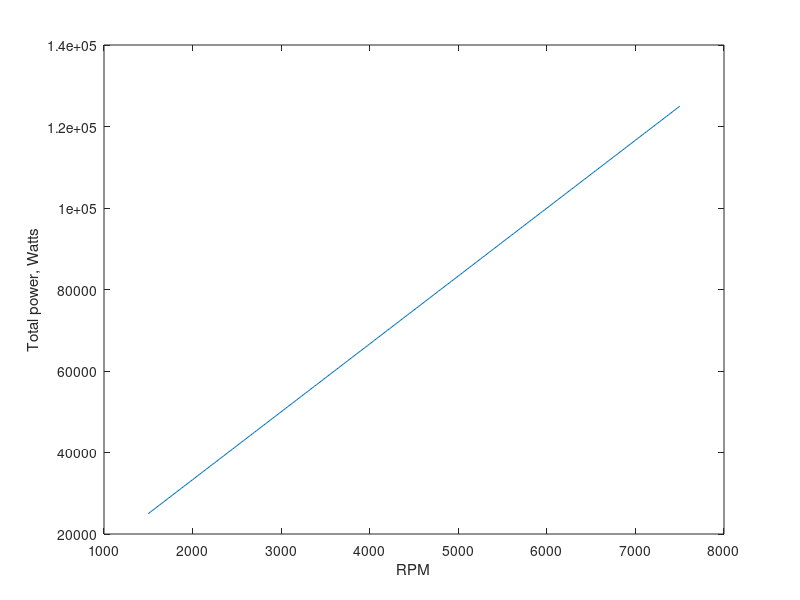
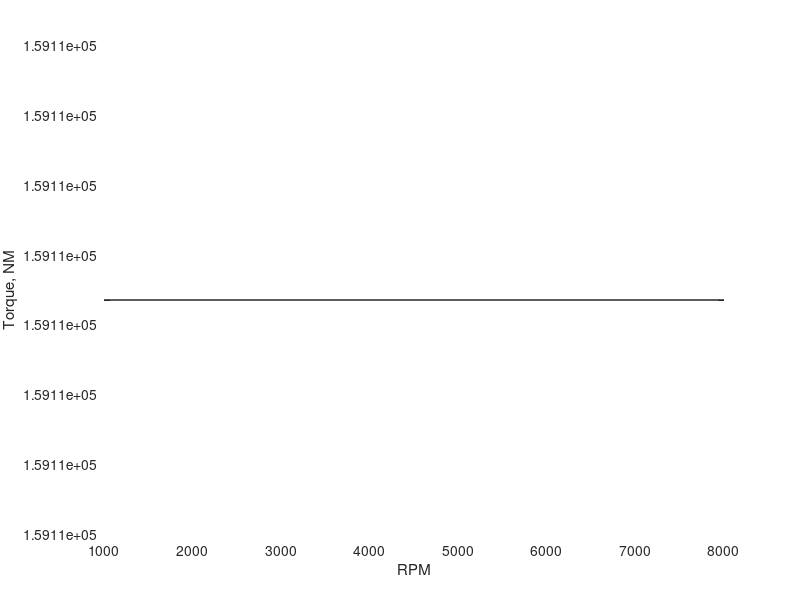
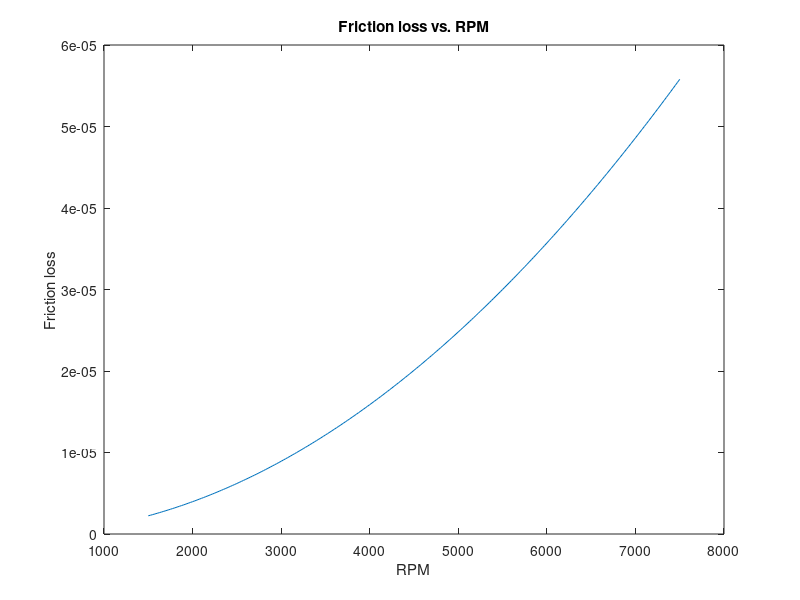

The MATLAB script that drew these images, in order:
%%
clear all
close all
i = 1 

rc = 10
    
% Initial Conditions
p(1) = 101325;%pa
%p(1,i) = p(1)*1000; %pa
T(1) = 294; %k
%(1,i) = 300; %k
gamma = 1.4;
R = 287; %j/kg, gas constant
%rc = 9; % compression ration
Qlhv = 42.7e6; %j/kg
Cp = R*gamma/(gamma-1); 
f = 14.7; % air to fuel ratio

% State 1
rho(1) = p(1)/(R*T(1)); 

% State 2
rho(2) = rho(1) * rc;
p(2) = p(1)* (rho(2)/rho(1))^gamma;
T(2) = p(2)/(rho(2)* R);

% State 3
T(3) = T(2) + .8*Qlhv/(Cp* f); %.8 is thermal efficeny of combustionn
rho(3) = rho(2);
p(3) = rho(3) * R* T(3);

% State 4
rho(4) = rho(1);
p(4) = p(3)* (rho(4)/rho(3))^ (gamma); %this is an estimate, could use refprop to find actual
T(4) = p(4)/(rho(4) * R);
j = 1;
D = .0015
% Work
%m^3
C = 6; % initial guess
Cv = Cp-R;
Ws = Cv*((T(3)-T(2)) - (T(4)-T(1)));
Ma = (D/C)*(rc/(rc-1)) * rho(1);
Wc = Ws*Ma;
Wt = Wc * C; %total work


RPM = 5000
D_cc = 1500

Mf = Ma/f;
Qin = Mf * Qlhv;
S = 2000; %cM/sec
N = RPM/60; %rev/sec
stroke = S/(2 * N) %cM
displacement = D_cc/6;
bore = sqrt(4 * displacement /(pi*stroke))


stroke = .0641
bore = 1.1* stroke 

Vd = ((pi*bore^2*stroke)/4) %meter cubes
V1  = Vd/(1-(1/rc))
Q = Qin /(p(1)*V1)

%Power
N = 5000; % RPM, Max
i = 1
%% Mechanical eff

stroke = stroke / 100
for N = 1500:25:7500
    c = 6 % number of cylinders

   
    Ubar = 2*(stroke) * N/60

    A = pi * bore * stroke/100

    m = .17 % mm
    m = .07/1000 %m

    %u = (8.34* 10^-5) * e^(1474/(temp - 368)
    u = 1.44E-4
    %https://wiki.anton-paar.com/en/engine-oil/
    u = .0119

    t = u * (Ubar / m)
    f = A * t 

    Pf(i) = 1.5 * c * Ubar * f
    
    Power(i) = Wt * N/120;
    P_rate(i) = .8 * Power(i); 
    P_specific(i) = Ws * N/120;
    P_cylinder(i) = P_specific(i) * Ma;
    P_total(i) = P_cylinder(i) * C;
    %p_real(i) = ((P_total(i) - Pf(i))/(P_total(i))) * P_total(i)
    p_real(i) = (P_total(i) - Pf(i))
    P_hp(i) = P_total(i)/745.699872;
    % SFC
    SFC(i) = (C * Ma/f)/(Wt); %kg/kj
    SFC_Converted(i) = SFC(i) * 3.6e9; %g/Kw-hr
    Torque(i) = 9548.8 * P_total(i)/N;
    T_real(i) = 9548.8 * p_real(i)/N;
    i = i + 1;
end
figure 
plot(1500: 25:7500, P_total);
xlabel('RPM')
ylabel('Total power, Watts')


figure 



figure 
plot(1500: 25:7500, T_real);
xlabel('RPM')
ylabel('Torque, NM')

figure 
plot(1500: 25:7500, Pf);
xlabel('RPM')
ylabel('Friction loss')
title('Friction loss vs. RPM')
%S(1, i)= refpropm('S','D',rho(1,i), 'P',p(1, i)/1e3, 'air.ppf');
%S(2, i)= refpropm('S','D',rho(2, i), 'P',p(2, i)/1e3, 'air.ppf');
%S(3, i)= refpropm('S','D',rho(3, i), 'P',p(3, i)/1e3, 'air.ppf');
%S(4, i)= refpropm('S','D',rho(4, i), 'P',p(4, i)/1e3, 'air.ppf');


%plot(P_hp(i,:),.0015 : .000050 : .0018 )
otto_eff = 1-(1/rc^(gamma-1));
o_eff = 1-(T(4)-T(1))./(T(3)-T(2));
 
%st = strcat('Displacement =  ' , num2str(.00150 + .00005*(i-1)), ' cc')
%ht = text(SFC_Converted(1, i ),9.3, st);
%set(ht, 'Rotation', 85)  











